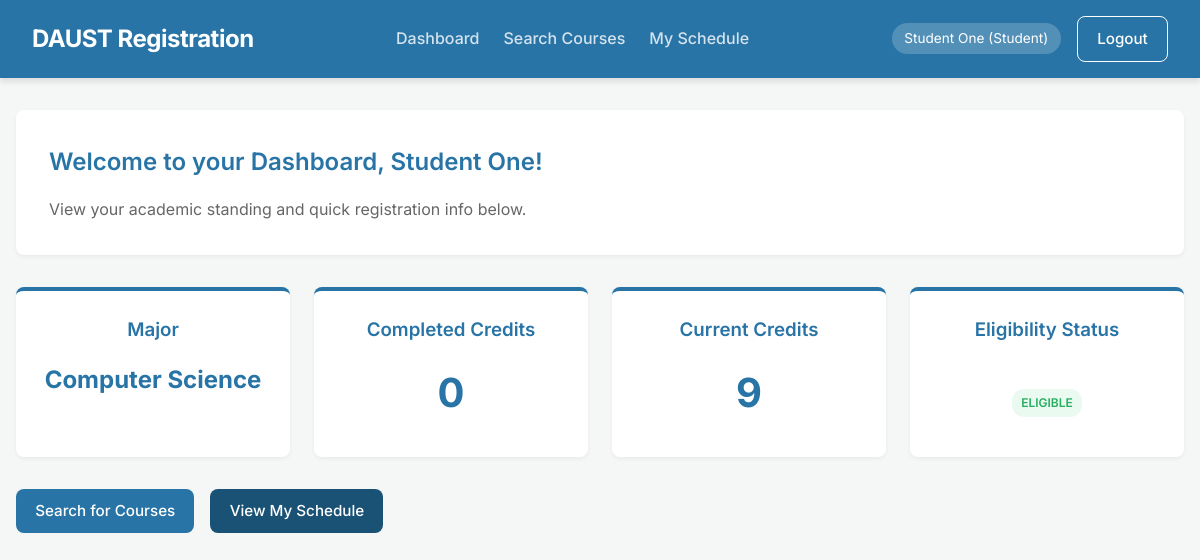
Screenshot of /student/dashboard (signed in) with the database file from the repository.
### tables this page shows
CREATE TABLE Students (
            userID TEXT PRIMARY KEY,
            major TEXT NOT NULL,
            eligibilityStatus TEXT NOT NULL DEFAULT 'Eligible',
            completedCredits INTEGER NOT NULL DEFAULT 0,
            FOREIGN KEY (userID) REFERENCES Users(userID)
        );

### app.py (the view)
@app.route('/student/dashboard')
@login_required
@role_required('Student')
def student_dashboard():
    cursor = get_db()
    cursor.execute("SELECT major, completedCredits, eligibilityStatus FROM Students WHERE userID = ?", (session['user_id'],))
    student_info = cursor.fetchone()
    cursor.execute("SELECT COUNT(*) as count FROM EnrollmentRecords WHERE studentID = ? AND status='Active'", (session['user_id'],))
    active_credits = cursor.fetchone()['count'] * 3 # Assuming 3 credits per course for simple display
    return render_template('student/dashboard.html', student=student_info, active_credits=active_credits)

### app.py (called while the page is built)
def get_db():
    return DatabaseConnection.get_instance().cursor()

def login_required(f):
    @wraps(f)
    def decorated_function(*args, **kwargs):
        if 'user_id' not in session:
            flash("Please log in to access this page.", "warning")
            return redirect(url_for('login'))
        return f(*args, **kwargs)
    return decorated_function

def role_required(role):
    def decorator(f):
        @wraps(f)
        def decorated_function(*args, **kwargs):
            if 'role' not in session or session['role'] != role:
                flash(f"Unauthorized access. You must be a {role} to view this page.", "error")
                return redirect(url_for('login'))
            return f(*args, **kwargs)
        return decorated_function
    return decorator

### database.py (called while the page is built)
    @classmethod
    def get_instance(cls):
        if cls._instance is None:
            db_path = os.path.join(os.path.dirname(__file__), 'registration.db')
            cls._instance = sqlite3.connect(db_path, check_same_thread=False)
            cls._instance.row_factory = sqlite3.Row
            cls._initialize_schema(cls._instance)
        return cls._instance

### templates/student/dashboard.html (shortened to what this page needs)
{% extends 'base.html' %}
{% block content %}
<div class="content-box">
    <h2>Welcome to your Dashboard, {{ session.get('name') }}!</h2>
    <p style="color: var(--text-muted);">View your academic standing and quick registration info below.</p>
</div>
<div class="dashboard-stats">
    <div class="stat-card">
        <h3>Major</h3>
        <p class="stat-value" style="font-size: 1.5rem;">{{ student.major }}</p>
    </div>
    <div class="stat-card">
        <h3>Completed Credits</h3>
        <p class="stat-value">{{ student.completedCredits }}</p>
    </div>
    <div class="stat-card">
        <h3>Current Credits</h3>
        <p class="stat-value">{{ active_credits }}</p>
    </div>
    <div class="stat-card">
        <h3>Eligibility Status</h3>
        <p class="stat-value">
            {% if student.eligibilityStatus == 'Eligible' %}
                <span class="badge badge-green">{{ student.eligibilityStatus }}</span>
            {% else %}
                <span class="badge badge-red">{{ student.eligibilityStatus }}</span>
            {% endif %}
        </p>
    </div>
</div>
<div style="display: flex; gap: 1rem;">
    <a href="{{ url_for('student_search') }}" class="btn btn-primary">Search for Courses</a>
    <a href="{{ url_for('student_schedule') }}" class="btn btn-success" style="background-color: var(--primary-dark);">View My Schedule</a>
</div>
{% endblock %}

### static/style.css (style rules this page uses)
:root { --primary: #2874A6; --primary-dark: #1A5276; --primary-light: #5DADE2; --bg-color: #f4f7f6; --text-main: #333333; --text-muted: #666666; --white: #ffffff; --success: #27ae60; --success-bg: #eafaf1; --error: #e74c3c; --error-bg: #fdedec; --warning: #f39c12; --warning-bg: #fef5e7; --border: #e0e6ed; --shadow-sm: 0 2px 4px rgba(0,0,0,0.05); --shadow-md: 0 4px 6px rgba(0,0,0,0.1); --shadow-lg: 0 10px 15px rgba(0,0,0,0.1); --radius: 8px; --transition: all 0.3s ease; }
* { margin: 0; padding: 0; box-sizing: border-box; }
body { font-family: 'Inter', sans-serif; background-color: var(--bg-color); color: var(--text-main); line-height: 1.6; }
h1, h2, h3, h4, h5, h6 { color: var(--primary); margin-bottom: 1rem; font-weight: 600; }
a { color: var(--primary); text-decoration: none; transition: var(--transition); }
.content-box { background: var(--white); border-radius: var(--radius); padding: 2rem; box-shadow: var(--shadow-sm); border: 1px solid rgba(255,255,255,0.4); margin-bottom: 2rem; }
.btn { display: inline-block; padding: 0.6rem 1.2rem; border: none; border-radius: var(--radius); font-weight: 500; font-size: 0.95rem; cursor: pointer; transition: var(--transition); text-align: center; }
.btn-primary { background-color: var(--primary); color: var(--white); }
.btn-success { background-color: var(--success); color: var(--white); }
.badge { display: inline-block; padding: 0.25rem 0.6rem; border-radius: 12px; font-size: 0.75rem; font-weight: 600; text-transform: uppercase; }
.badge-green { background: var(--success-bg); color: var(--success); }
.dashboard-stats { display: grid; grid-template-columns: repeat(auto-fit, minmax(250px, 1fr)); gap: 1.5rem; margin-bottom: 2rem; }
.stat-card { background: var(--white); padding: 1.5rem; border-radius: var(--radius); box-shadow: var(--shadow-sm); border-top: 4px solid var(--primary); text-align: center; }
.stat-value { font-size: 2.5rem; font-weight: 700; color: var(--primary); margin: 0.5rem 0; }

### rows the page displays
Students: major "Computer Science", completedCredits "0", eligibilityStatus "ELIGIBLE"

### other values shown
{{ session.get('name') }} "Student One"
{{ session.get('role') }} "Student"
{{ active_credits }} "9"
